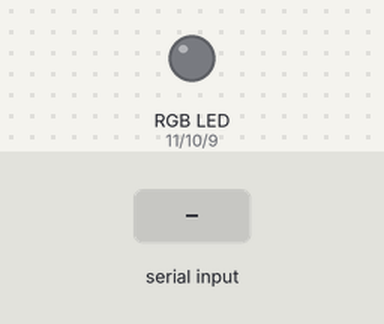
Bench run of a sketch on a simulated Arduino Uno, built with avr-gcc and run on an emulated ATmega328P. On the bench: an RGB LED mixed from three pins (HIGH = lit). The inputs (shaded band) are chosen by the test bench. Dim RGB values are drawn brighter than linear; what the sketch prints to the serial monitor is not drawn.

Above: at 1.2 s.
1.3 s: "90,45,200\n" received over Serial
At 2.39 s:
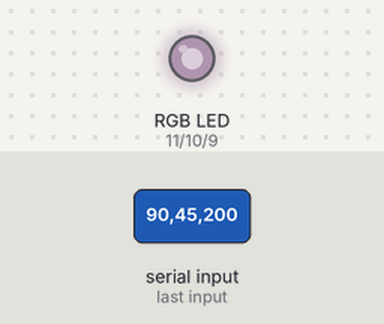
4.3 s: ",\n" received over Serial
At 5.5 s:
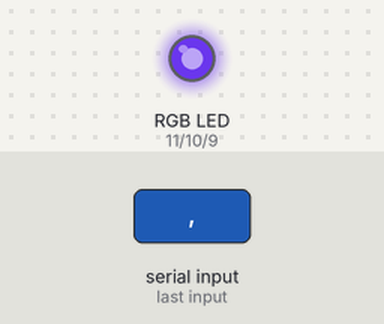
7.3 s: "30,150,10\n" received over Serial
At 10.17 s:
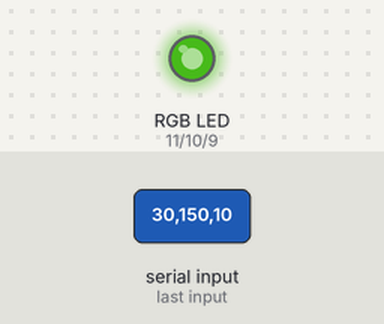
10.3 s: "90,45\n" received over Serial
At 13.19 s:
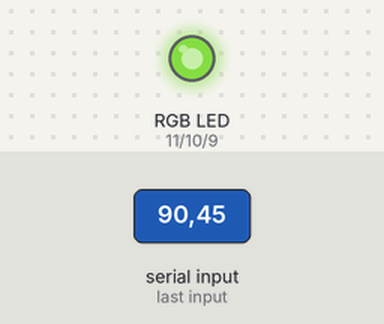
13.3 s: "30,150\n" received over Serial
At 16.1 s:
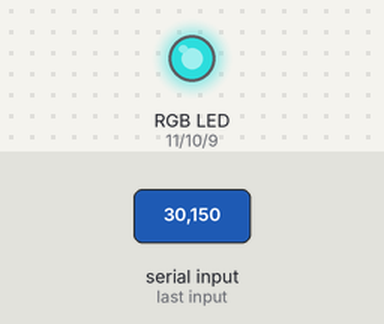
16.3 s: "200\n" received over Serial
At 18.4 s:
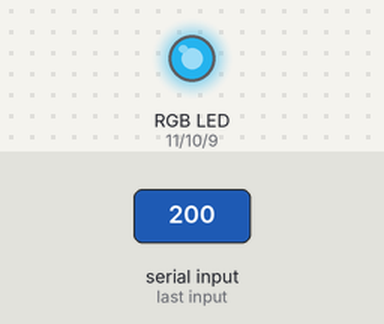
Timing chart, 0 to 19.8 s (numbered marks = the images above; inputs shaded):
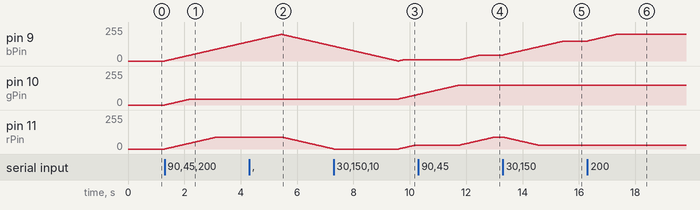

The sketch:

RGB_serial.pde
```cpp
String inString = "";    // string to hold input

int currentColor = 0;

int red, green, blue = 0;

int rActual, gActual, bActual=0;

int rPin = 11;
int gPin = 10;
int bPin = 9;

void setup() {
  // Initialize serial communications:
  Serial.begin(115200);
  Serial.println("Start");

  // set LED cathode pins as outputs:
  pinMode(rPin, OUTPUT);
  pinMode(gPin, OUTPUT);
  pinMode(bPin, OUTPUT);
}

void loop() {
  int inChar;

  // Read serial input:
  if (Serial.available() > 0) {
    inChar = Serial.read();
  }

  if (isDigit(inChar)) {
    // convert the incoming byte to a char
    // and add it to the string:
    inString += (char)inChar;

   }

  // if you get a comma, convert to a number,
  // set the appropriate color, and increment
  // the color counter:
  if (inChar == ',') {
    // do something different for each value of currentColor:
    switch (currentColor) {
    case 0:    // 0 = red
      red = inString.toInt();
      // clear the string for new input:
      inString = "";
      break;
    case 1:    // 1 = green:
      green = inString.toInt();
      // clear the string for new input:
      inString = "";
      break;
    }
    currentColor++;
  }

  if (inChar == '\n') {
    blue = inString.toInt();

    // print the colors:
    Serial.print("Red: ");
    Serial.print(red);
    Serial.print(", Green: ");
    Serial.print(green);
    Serial.print(", Blue: ");
    Serial.println(blue);

    //Fade to the color value
    fadeFromTo(red, green, blue);
    // Set the values to definately get the right color-value
    analogWrite(rPin, red);
    analogWrite(gPin, green);
    analogWrite(bPin, blue);

    rActual = red;
    gActual = green;
    bActual = blue;

    // clear the string for new input:
    inString = "";
    // reset the color counter:
    currentColor = 0;
  }

}


void fadeFromTo(int rNew, int gNew, int bNew){
  boolean bContinue = true;

  Serial.println("rActual");
  Serial.println(rActual);

  Serial.println("gActual");
  Serial.println(gActual);

  Serial.println("bActual");
  Serial.println(bActual);

  Serial.println("rNew");
  Serial.println(rNew);

  Serial.println("gNew");
  Serial.println(gNew);

  Serial.println("bNew");
  Serial.println(bNew);

 do {
    if (rActual < rNew){
      rActual=rActual+1;
    } else if (rActual > rNew){
      rActual=rActual-1;
    }

    if (gActual < gNew){
      gActual=gActual+1;
    } else if (gActual > gNew){
      gActual=gActual-1;
    }

    if (bActual < bNew){
      bActual = bActual+1;
    } else if (bActual > bNew){
      bActual = bActual-1;
    }

  Serial.println("rActual");
  Serial.println(rActual);
  Serial.println("gActual");
  Serial.println(gActual);
  Serial.println("bActual");
  Serial.println(bActual);

  analogWrite(rPin, rActual);
  analogWrite(gPin, gActual);
  analogWrite(bPin, bActual);

  if ( rActual == rNew) {
    if ( gActual == gNew) {
       if ( bActual == bNew ) {
          Serial.println("STOP!");
          Serial.println("STOP!");
          Serial.println("STOP!");
          Serial.println("STOP!");
           bContinue = false;
       }
     }
   }

    delay(20);

  } while (bContinue==true);

}
```

Measured:
- after the input at 1.3 s, pin 9 (bPin): moves from 0/255 to 145/255 over 3.0 s, starting at once; pin 10 (gPin): moves from 0/255 to 45/255 over 0.91 s, starting at once; pin 11 (rPin): moves from 0/255 to 90/255 over 1.8 s, starting at once
- after the input at 4.3 s, pin 11 (rPin): moves from 90/255 to 1/255 over 1.8 s, starting after 1.2 s
- after the input at 7.3 s, pin 10 (gPin): moves from 45/255 to 79/255 over 0.68 s, starting after 2.3 s
- after the input at 10.3 s, pin 9 (bPin): moves from 10/255 to 45/255 over 0.71 s, starting after 1.5 s; pin 11 (rPin): moves from 30/255 to 90/255 over 1.2 s, starting after 1.5 s
- after the input at 13.3 s, pin 9 (bPin): moves from 45/255 to 150/255 over 2.2 s, starting at once; pin 11 (rPin): moves from 90/255 to 30/255 over 1.2 s, starting at once
- after the input at 16.3 s, pin 9 (bPin): moves from 150/255 to 200/255 over 1.0 s, starting at once
